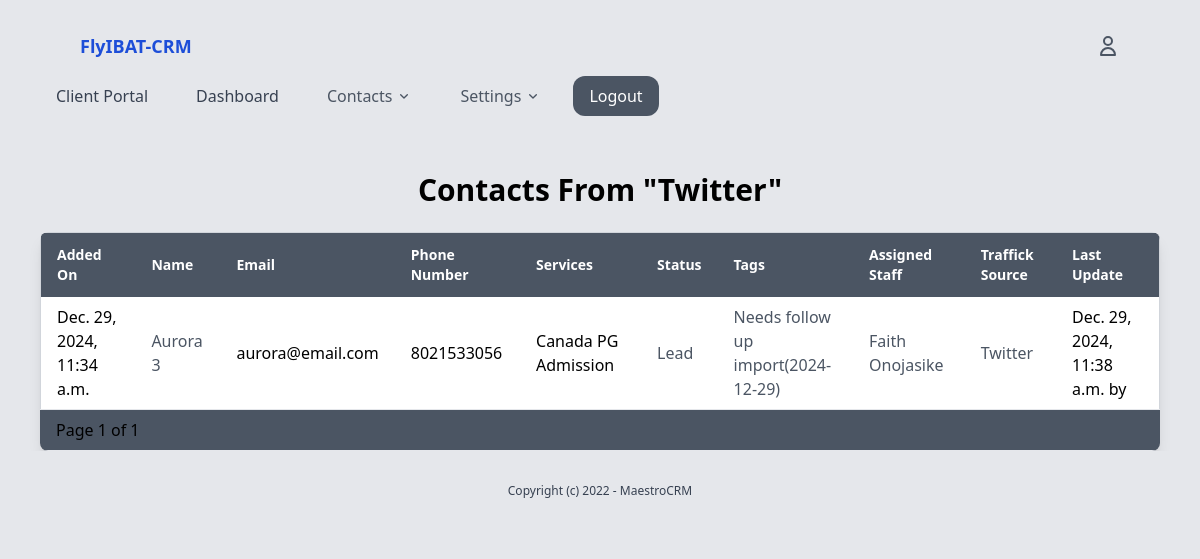
The app's page /contacts/contacts-trafick-source/33/ (signed in), older data.
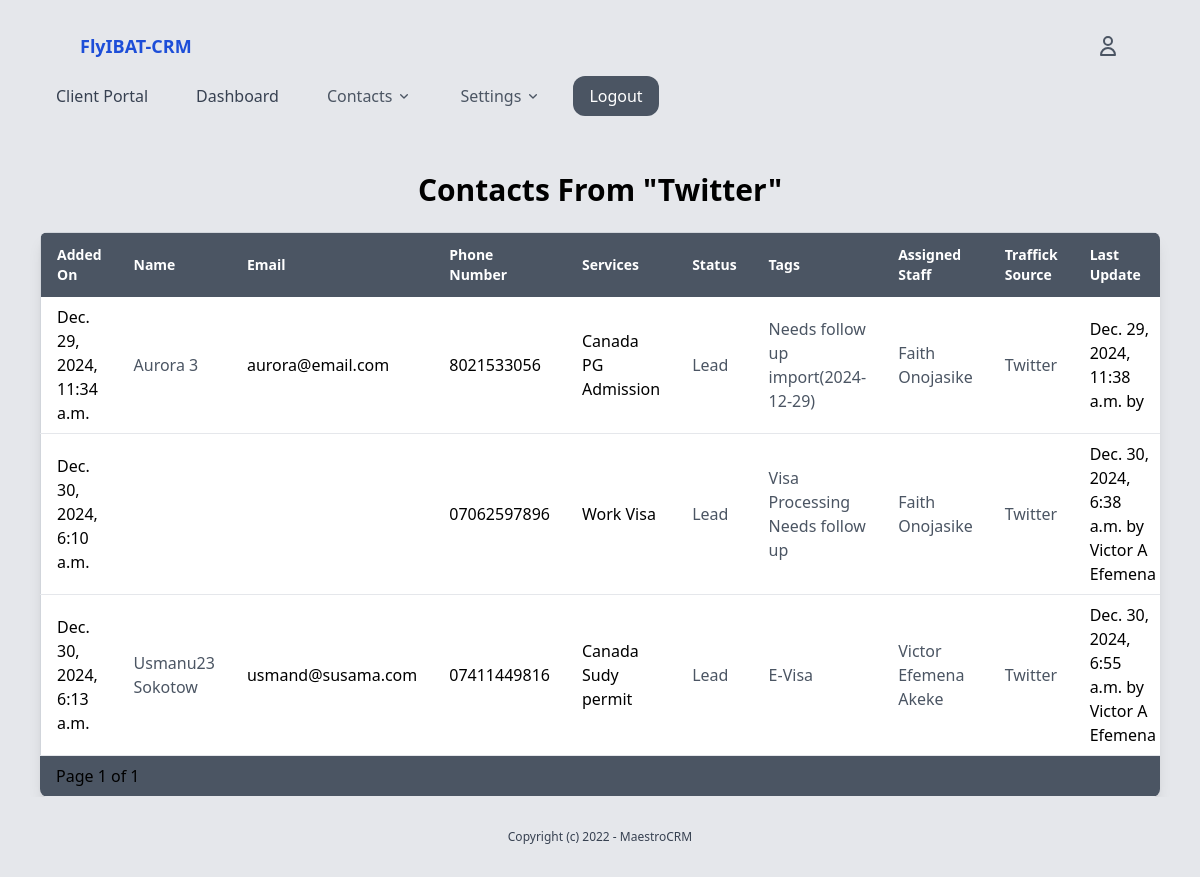
The same page, newer data.
### contacts/models.py (models this page shows, shortened)
class Contact(models.Model):
    user = models.OneToOneField(User, on_delete=models.SET_NULL, related_name='contact', null=True, blank=True)
    first_name = models.CharField(max_length=150, blank=True, null=True)
    middle_name = models.CharField(max_length=100, blank=True, null=True)
    last_name = models.CharField(max_length=150, blank=True, null=True)
    email = models.EmailField(blank=True, null=True)
    phone_number = models.CharField(max_length=15, blank=True)
    gender = models.CharField(max_length=10, choices=[('M', 'Male'), ('F', 'Female')], blank=True)
    marital_status = models.CharField(max_length=20, choices=[('Single', 'Single'), ('Married', 'Married'), ('Divorced', 'Divorced'), ('Widowed', 'Widowed'), ('Other', 'Other')], blank=True)
    date_of_birth = models.DateTimeField(blank=True, null=True)
    address_line1 = models.CharField(max_length=255, blank=True, null=True)
    address_line2 = models.CharField(max_length=255, blank=True, null=True)
    city = models.CharField(max_length=100, blank=True, null=True)
    state = models.CharField(max_length=100, blank=True, null=True)
    country = models.CharField(max_length=50, blank=True, null=True)
    postal_code = models.CharField(max_length=20, blank=True, null=True)
    services = models.ForeignKey(Service, on_delete=models.SET_NULL, null=True, blank=True, related_name='contacts')
    status = models.ForeignKey(Status, on_delete=models.SET_NULL, related_name='contacts', null=True, blank=True)
    tags = models.ManyToManyField(Tag, blank=True, related_name='contacts')
    assigned_staff = models.ForeignKey(User, on_delete=models.SET_NULL, null=True, blank=True, related_name='assigned_contacts')
    traffic_source = models.ForeignKey(TrafficSource, on_delete=models.SET_NULL, null=True, blank=True, related_name='traffic_source_contact')
    new_or_old = models.CharField(max_length=20, choices=[('New', 'New'), ('Old', 'Old')], blank=True) #Can help in scheduling follow-ups or communications.
    referred_by = models.ForeignKey(User, on_delete=models.SET_NULL, null=True, related_name='referee_contacts')
    preferred_contact_method = models.CharField(max_length=20, choices=[('Email', 'Email'), ('Phone', 'Phone'), ('Text', 'Text'), ('Mail', 'Mail')], blank=True) #Helps in choosing how to best reach the contact.
    contact_frequency = models.CharField(max_length=20, choices=[('Daily', 'Daily'), ('Weekly', 'Weekly'), ('Monthly', 'Monthly'), ('On Demand', 'On Demand')], blank=True) #Can help in scheduling follow-ups or communications.
    created_by = models.ForeignKey(User, on_delete=models.SET_NULL, null=True, related_name='created_contacts')
    created_at = models.DateTimeField(auto_now_add=True)
    modified_at = models.DateTimeField(auto_now=True) #Can be used to track last contacted
    updated_by = models.ForeignKey(User, on_delete=models.SET_NULL, null=True, related_name='updated_contacts')
    close_date = models.DateTimeField(blank=True, null=True)
    custom_field_1 = models.CharField(max_length=255, blank=True, null=True)#Depending on business needs, might have specific data points to track. This could be expanded with more fields or dynamically through a generic foreign key to a custom field model.
    marketing_consent = models.BooleanField(default=False, help_text="Has this contact consented to marketing communications?")
    gdpr_compliant = models.BooleanField(default=False, help_text="Is this contact GDPR compliant?")

### settings/models.py (models this page shows, shortened)
class Service(models.Model):
    name = models.CharField(max_length=50, unique=True)  # e.g., 'Active', 'Inactive', 'Pending'
    def __str__(self):
        return self.name

class Status(models.Model):
    name = models.CharField(max_length=50, unique=True)  # e.g., 'Active', 'Inactive', 'Pending'
    def __str__(self):
        return self.name
    class Meta:
        verbose_name_plural = "Statuses"

class Tag(models.Model):
    name = models.CharField(max_length=50, unique=True)
    category = models.ForeignKey(TagCategory, on_delete=models.SET_NULL, null=True, blank=True, related_name='segments')

class TrafficSource(models.Model):
    name = models.CharField(max_length=50, unique=True)  # e.g., 'Active', 'Inactive', 'Pending'

### contacts/views.py (the view)
# urls.py: path('contacts-trafick-source/<int:traffic_source_id>/', views.contacts_by_traffic_source, name='contacts_by_traffic_source'),
@login_required
def contacts_by_traffic_source(request, traffic_source_id):
    traffic_source = get_object_or_404(TrafficSource, id=traffic_source_id)
    contacts = Contact.objects.filter(traffic_source=traffic_source)
    paginator = Paginator(contacts, 100)  # Show 10 contacts per page
    page_number = request.GET.get('page')
    page_contacts = paginator.get_page(page_number)
    return render(request, 'contact/contacts_by_filter.html', {
        'traffic_source': traffic_source,
        'contacts': page_contacts,  # Pass paginated contacts if using pagination
    })

### core/context_processors.py (called while the page is built)
def user_roles(request):
    if request.user.is_authenticated:
        groups = request.user.groups.values_list('name', flat=True)
        return {'user_roles': groups}
    return {}

### contacts/templates/contact/contacts_by_filter.html (shortened to what the changed rows need)
{% extends 'core/base.html' %}
{% block content %}
<div class="max-w-6xl mx-auto px-4 mt-10">
    <h2 class="text-3xl font-bold mb-6 text-center">
        {% if status.name %}
        Contact with status "{{status.name}}"
        {% elif tag.name %}
        Contact Tagged "{{tag.name}}"
        {% elif assigned_staff %}
        Contact Assigned To "{{assigned_staff.get_full_name}}"
        {% elif traffic_source %}
        Contacts From "{{traffic_source.name}}"
        {% elif service.name %}
        Contact For "{{service.name}}"
        {% endif %}
    </h2>
    <div class="overflow-x-auto rounded-lg shadow-lg">
        <table class="min-w-full bg-white border border-gray-300">
            <thead class="bg-gray-600 text-white">
                <tr>
                    <th class="py-3 px-4 text-left text-sm font-semibold">Added On</th>
                    <th class="py-3 px-4 text-left text-sm font-semibold">Name</th>
                    <th class="py-3 px-4 text-left text-sm font-semibold">Email</th>
                    <th class="py-3 px-4 text-left text-sm font-semibold">Phone Number</th>
                    <th class="py-3 px-4 text-left text-sm font-semibold">Services</th>
                    <th class="py-3 px-4 text-left text-sm font-semibold">Status</th>
                    <th class="py-3 px-4 text-left text-sm font-semibold">Tags</th>
                    <th class="py-3 px-4 text-left text-sm font-semibold">Assigned Staff</th>
                    <th class="py-3 px-4 text-left text-sm font-semibold">Traffick Source</th>
                    <th class="py-3 px-4 text-left text-sm font-semibold">Last Update</th>
                </tr>
            </thead>
            <tbody>
                {% for contact in contacts %}
                <tr class="hover:bg-gray-100 transition duration-200">
                    <td class="py-2 px-4 border-b border-gray-200">{{ contact.created_at }}</td>
                    <td class="py-2 px-4 border-b border-gray-200">
                        <a href="{% url 'contact_detail' contact.id %}" class="text-gray-600 hover:underline">
                            {{ contact.user.first_name }} {{ contact.user.last_name }}
                        </a>
                    </td>
                    <td class="py-2 px-4 border-b border-gray-200">{{ contact.user.email }}</td>
                    <td class="py-2 px-4 border-b border-gray-200">{{ contact.phone_number }}</td>
                    <td class="py-2 px-4 border-b border-gray-200">{{ contact.services }}</td>
                    <td class="py-2 px-4 border-b border-gray-200">
                        {% if contact.status %}
                        <a href="{% url 'contacts_by_status' contact.status.id %}" class="text-gray-600 hover:underline">
                            {{ contact.status }}
                        </a>
                        {% else %}
                        <span>No Status</span>
                        {% endif %}
                    </td>
                    <td class="py-2 px-4 border-b border-gray-200 text-blue-500">
                        {% for tag in contact.tags.all %}
                        <p>
                            <a href="{% url 'contacts_by_tag' tag.id %}" class="text-gray-600 hover:underline">
                                {{ tag.name }}
                            </a>
                        </p>
                        {% empty %}
                        <span>No Tags</span>
                        {% endfor %}
                    </td>
                    <td class="py-2 px-4 border-b border-gray-200">
                        {% if contact.assigned_staff %}
                        <a href="{% url 'contacts_by_assigned_staff' contact.assigned_staff.id %}"
                            class="text-gray-600 hover:underline">
                            {{ contact.assigned_staff.get_full_name }}
                        </a>
                        {% else %}
                        <span>Not Assigned</span>
                        {% endif %}
                    </td>
                    <td class="py-2 px-4 border-b border-gray-200">
                        {% if contact.traffic_source %}
                        <a href="{% url 'contacts_by_traffic_source' contact.traffic_source.id %}" class="text-gray-600 hover:underline">
                            {{ contact.traffic_source.name }}
                        </a>
                        {% else %}
                        <span>No Source</span>
                        {% endif %}
                    </td>
                    <td class="py-2 px-4 border-b border-gray-200">
                        {{ contact.modified_at }} by {{contact.updated_by.get_full_name }}
                    </td>
                </tr>
                {% empty %}
                <tr>
                    <td colspan="5" class="py-4 text-center">No contacts found.</td>
                </tr>
                {% endfor %}
            </tbody>
        </table>
    </div>
</div>
{% endblock %}

Row changes from the older to the newer data that the page shows:
added Contact: created_at "Dec. 30, 2024, 6:10 a.m.", phone_number "07062597896", services "Work Visa", status "Lead", assigned_staff.get_full_name "Faith Onojasike", traffic_source.name "Twitter", modified_at "Dec. 30, 2024, 6:38 a.m.", updated_by.get_full_name "Victor A Efemena", Tag (name "Needs follow up")
now on this page (row unchanged): Tag: name "Visa Processing", shown under "Dec. 30, 2024, 6:10 a.m."
added Contact: created_at "Dec. 30, 2024, 6:13 a.m.", user.first_name "Usmanu23", user.last_name "Sokotow", user.email "usmand@susama.com", phone_number "07411449816", services "Canada Sudy permit", status "Lead", assigned_staff.get_full_name "Victor Efemena Akeke", traffic_source.name "Twitter", modified_at "Dec. 30, 2024, 6:55 a.m.", updated_by.get_full_name "Victor A Efemena"
now on this page (row unchanged): Tag: name "E-Visa", shown under "Dec. 30, 2024, 6:13 a.m."
